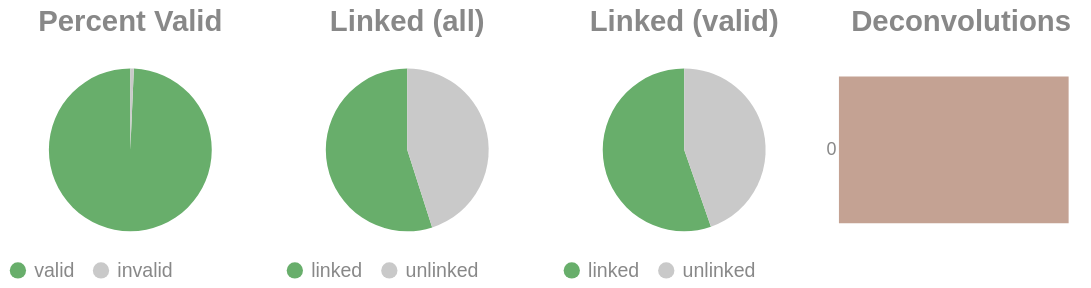

This figure's notebook cell:
### Code cell
if SKIPLR:
    pass
else:
    clash = Counter()
    for i in valids['molecule'].to_list():
        _mol = i.split("-")
        if len(_mol) == 1:
            clash.update('0')
        else:
            clash.update(_mol[-1])

    _d = {"deconvolutions": [], 'count': []}
    for k,v in clash.items():
        _d['deconvolutions'].append(k)
        _d['count'].append(v)

    tot_valid = valids['reads'].sum()
    mask = valids['reads'] >= 2
    n_linked_reads = valids.filter(mask)['reads'].sum()
    if n_linked_reads == 0:
        print_html("No linked molecules (>=2 reads) were detected; skipping linked-only distributions.")
        SKIPLR = True
    else:
        perc_valid = round(tot_valid / n_reads, 4)
        linked_perc_abs = round(n_linked_reads / n_reads, 4)
        linked_perc = round(n_linked_reads / tot_valid, 4)

    _valid = pl.DataFrame({"valids": ['valid', 'invalid'], "count": [tot_valid, n_reads - tot_valid]})
    _linked_abs = pl.DataFrame({"linked (absolute)": ['linked', 'unlinked'], "count": [n_linked_reads, n_reads - n_linked_reads]})
    _linked_rel = pl.DataFrame({"linked (valids)": ['linked', 'unlinked'], "count": [n_linked_reads, tot_valid - n_linked_reads]})

    (
        alt.hconcat(
            piechart(_valid, goodval = 'valid', title = "Percent Valid"),
            piechart(_linked_abs, goodval = "linked", title =  "Linked (all)"),
            piechart(_linked_rel, goodval = "linked", title =  "Linked (valid)"),
            convolutionbar(pl.DataFrame(_d), title = "Deconvolutions"),
            center = True,
            bounds = 'flush'
        )
        .resolve_scale(color='independent')
        .resolve_legend('independent')
        .properties(usermeta={'embedOptions': {"actions": False}})
    ).display()

### Figure 1 — Vega-Lite specification as saved in the notebook (floating-point values rounded to 4 significant figures)
{"width": "container", "height": 400, "config": {"title": {"anchor": "start", "dy": -15, "fontSize": 18, "color": "#888888", "subtitleColor": "#888888", "subtitleFontSize": 14}, "arc": {"fill": "#0072B2"}, "axis": {"domainColor": "#888888", "domainWidth": 0.5, "gridWidth": 0.2, "grid": false, "titleFontWeight": 400, "titleFontSize": 15, "labelFontSize": 11, "labelColor": "#888888", "tickColor": "#888888", "tickWidth": 0.2, "titleColor": "#888888"}, "axisBand": {"grid": false}, "axisX": {"grid": true, "tickSize": 10, "domainCap": "round"}, "axisY": {"domain": false, "grid": true, "tickSize": 0, "domainCap": "round"}, "background": "transparent", "header": {"labelFontSize": 15, "labelColor": "#888888", "titleFontSize": 15, "titleFontWeight": 600, "titleColor": "#888888"}, "legend": {"labelFont": "sans-serif", "labelFontSize": 12, "labelColor": "#888888", "symbolSize": 100, "symbolType": "circle", "titleFontSize": 12, "titlePadding": 10, "titleColor": "#888888", "title": null}, "range": {"category": ["#E69F00", "#56B4E9", "#009E73", "#F0E442", "#0072B2", "#D55E00", "#CC79A7", "#000000"], "diverging": ["#cfe8f3", "#a2d4ec", "#73bfe2", "#46abdb", "#1696d2", "#12719e"]}, "area": {"fill": "#0072B2", "fillOpacity": 0.7, "line": true, "strokeOpacity": 0.7}, "line": {"color": "#0072B2", "stroke": "#0072B2", "strokeWidth": 2}, "trail": {"color": "#0072B2", "stroke": "#0072B2", "strokeWidth": 0, "size": 1}, "point": {"filled": true, "fillOpacity": 1.0, "size": 95}, "text": {"color": "#888888", "fontSize": 11, "align": "right", "fontWeight": 400, "size": 11}, "bar": {"fill": "#0072B2", "stroke": null}, "view": {"stroke": null, "continuousWidth": 660, "continuousHeight": 400}}, "hconcat": [{"data": {"name": "data-29acbbbd5190aeec5b55f349eb3efa3d"}, "mark": {"type": "arc"}, "encoding": {"color": {"field": "valids", "legend": {"orient": "bottom", "title": null}, "scale": {"domain": ["valid", "invalid"], "range": ["#68ae6b", "#C9C9C9"]}, "title": "Valids", "type": "nominal"}, "theta": {"field": "count", "type": "quantitative"}, "tooltip": [{"field": "valids", "title": "Valids", "type": "ordinal"}, {"field": "percent", "format": ".2%", "title": "Percent", "type": "quantitative"}, {"field": "count", "title": "Count", "type": "quantitative"}]}, "height": 100, "title": {"text": "Percent Valid", "align": "center", "anchor": "middle"}, "transform": [{"calculate": "datum.count / 11921814", "as": "percent"}], "width": 150}, {"data": {"name": "data-a42377565419fb3dc81407d4efeddd88"}, "mark": {"type": "arc"}, "encoding": {"color": {"field": "linked (absolute)", "legend": {"orient": "bottom", "title": null}, "scale": {"domain": ["linked", "unlinked"], "range": ["#68ae6b", "#C9C9C9"]}, "title": "Linked (Absolute)", "type": "nominal"}, "theta": {"field": "count", "type": "quantitative"}, "tooltip": [{"field": "linked (absolute)", "title": "Linked (Absolute)", "type": "ordinal"}, {"field": "percent", "format": ".2%", "title": "Percent", "type": "quantitative"}, {"field": "count", "title": "Count", "type": "quantitative"}]}, "height": 100, "title": {"text": "Linked (all)", "align": "center", "anchor": "middle"}, "transform": [{"calculate": "datum.count / 11921814", "as": "percent"}], "width": 150}, {"data": {"name": "data-0f4261544337407b995876ec027c0cf4"}, "mark": {"type": "arc"}, "encoding": {"color": {"field": "linked (valids)", "legend": {"orient": "bottom", "title": null}, "scale": {"domain": ["linked", "unlinked"], "range": ["#68ae6b", "#C9C9C9"]}, "title": "Linked (Valids)", "type": "nominal"}, "theta": {"field": "count", "type": "quantitative"}, "tooltip": [{"field": "linked (valids)", "title": "Linked (Valids)", "type": "ordinal"}, {"field": "percent", "format": ".2%", "title": "Percent", "type": "quantitative"}, {"field": "count", "title": "Count", "type": "quantitative"}]}, "height": 100, "title": {"text": "Linked (valid)", "align": "center", "anchor": "middle"}, "transform": [{"calculate": "datum.count / 11839240", "as": "percent"}], "width": 150}, {"data": {"name": "data-40d3d5cf4226edb82b4a31c124dd4ea3"}, "mark": {"type": "bar"}, "encoding": {"color": {"field": "deconvolutions", "legend": null, "scale": {"scheme": "lightgreyred"}, "type": "nominal"}, "tooltip": [{"field": "deconvolutions", "title": "Deconvolutions", "type": "ordinal"}, {"field": "percent", "format": ".2%", "title": "Percent", "type": "quantitative"}, {"field": "count", "title": "Count", "type": "quantitative"}], "x": {"axis": null, "field": "count", "type": "quantitative"}, "y": {"field": "deconvolutions", "sort": "ascending", "title": null, "type": "nominal"}}, "height": 100, "title": {"text": "Deconvolutions", "align": "center", "anchor": "middle"}, "transform": [{"calculate": "datum.count / 7520264", "as": "percent"}], "width": 150}], "bounds": "flush", "center": true, "resolve": {"legend": {"angle": "independent"}, "scale": {"color": "independent"}}, "usermeta": {"embedOptions": {"actions": false}}, "$schema": "https://vega.github.io/schema/vega-lite/v6.1.0.json", "datasets": {"data-29acbbbd5190aeec5b55f349eb3efa3d": [{"valids": "valid", "count": 11839240}, {"valids": "invalid", "count": 82574}], "data-a42377565419fb3dc81407d4efeddd88": [{"linked (absolute)": "linked", "count": 6551285}, {"linked (absolute)": "unlinked", "count": 5370529}], "data-0f4261544337407b995876ec027c0cf4": [{"linked (valids)": "linked", "count": 6551285}, {"linked (valids)": "unlinked", "count": 5287955}], "data-40d3d5cf4226edb82b4a31c124dd4ea3": [{"deconvolutions": "0", "count": 7520264}]}}
